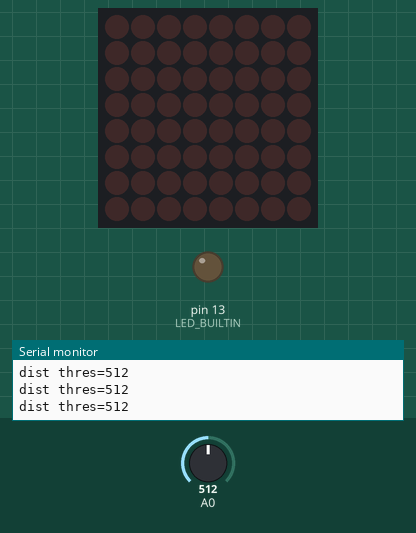
This sketch was run on a simulated Arduino Uno, built with avr-gcc and run on an emulated ATmega328P. Parts: 8×8 LED matrix, output pins drawn as LEDs (lit = HIGH), the last lines printed to the serial monitor. The test bench sets the inputs (shaded band); at power-on: A0 = 512.

Above: at 1.2 s.
1.3 s: A0 set to 315
4.3 s: A0 set to 291
At 4.8 s:
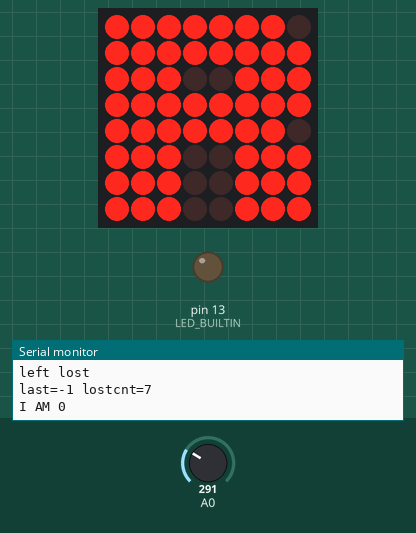
5.8 s: A0 set to 306
At 6.7 s:
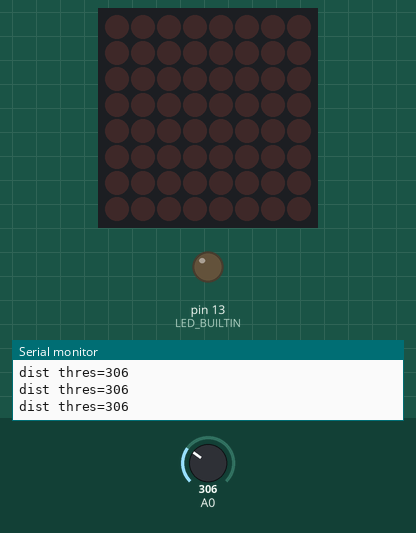
7.3 s: A0 set to 290
At 8.3 s:
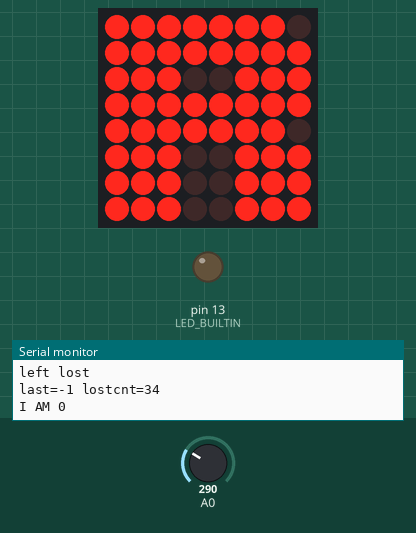
Timing chart, 0 to 9.8 s (numbered marks = the images above; inputs shaded):
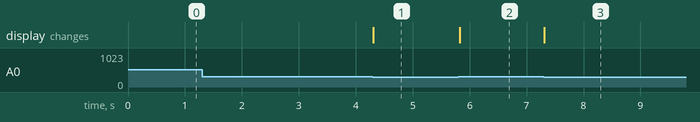

Measured:
- the behaviour switches between 301 and 300 on A0 (found by bisection; images 0 and 1)
- after the input at 4.3 s, the display: changes at once (image 1)
- after the input at 5.8 s, the display: changes at once (image 2)
- after the input at 7.3 s, the display: changes at once (image 3)

The sketch:

blocks.ino
```cpp
#include <SPI.h>
#include <Adafruit_GFX.h>
#include <Max72xxPanel.h>
#include <IRrecv.h>
#include <IRsend.h>

int pinCS = 12;
Max72xxPanel m = Max72xxPanel(pinCS, 1, 1);

IRrecv irrecv(5, 1000, 1500); // 150ms timeout
decode_results results;

IRsend irsend(16);

long unsigned int code[4] = {0xFF4AB5, 0xFF4AB6, 0xFF4AB7, 0xFF4AB8};
const uint8_t R[8] = {0xFE, 0xFF, 0xE7, 0xFF, 0xFE, 0xE7, 0xE7, 0xE7};
const uint8_t S[8] = {0x7E, 0xFF, 0xE0, 0xFE, 0x7F, 0x07, 0xFF, 0x7E};
const uint8_t V[8] = {0xE7, 0xE7, 0xE7, 0xE7, 0xE7, 0xE7, 0x7E, 0x3C};
const uint8_t P[8] = {0xFE, 0xFF, 0xE7, 0xFF, 0xFE, 0xE0, 0xE0, 0xE0};
const uint8_t* bitmap[4] = {R, S, V, P};

void setup() {
  pinMode(LED_BUILTIN, OUTPUT);
  Serial.begin(115200);
  m.setRotation(0, 0);
  m.setIntensity(1); // the brightness of the display. (0..15)
  irrecv.enableIRIn();
  irsend.begin();
}

int last = -1;
int lostcnt = 0;

void loop() {
  int thres = analogRead(A0);
  // thres = 0; // always on
  Serial.print("dist thres=");
  Serial.println(thres);
  if (thres > 300) {
    clear();
  } else {
    int left = -1;
    if (irrecv.decode(&results)) {
      long unsigned int r = (long unsigned int)results.value;
      irrecv.resume();
      for (int i = 0; i < 3; i++) {
        if (r == code[i]) {
          left = i;
          Serial.print("left receive ");
          Serial.println(i);
        }
      }
    }
    if (left < 0) {
      Serial.println("left lost");
    }
    if (left >= 0) {
      last = left;
      lostcnt = 0;
    } else {
      if (lostcnt < 10000) {
        lostcnt++;
      }
      if (lostcnt > 10) {
        last = -1;
      }
    }
    Serial.print("last=");
    Serial.print(last);
    Serial.print(" lostcnt=");
    Serial.println(lostcnt);
    Serial.print("I AM ");
    Serial.println(last + 1);
    draw(bitmap[last + 1]);
    irsend.sendNEC(code[last + 1], 32);
  }
  delay(5);
}

void clear() {
  m.fillScreen(0);
  m.write();
}

void draw(const uint8_t* x) {
  for (int j = 0; j < 8; j++) {
    int b = 1;
    for (int i = 0; i < 8; i++) {
      m.drawPixel(7 - i, j, (x[j] & b) == b ? 1 : 0);
      b = b << 1;
    }
  }
  m.write();
}
```
